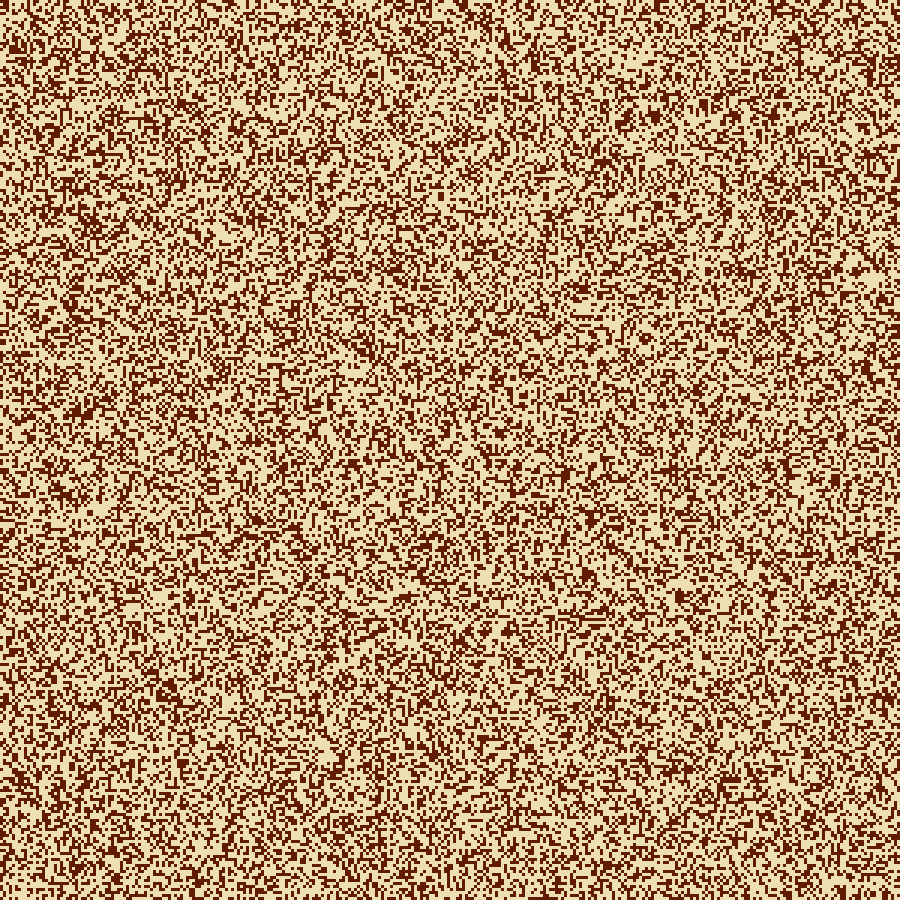
Frame 1 (no input)
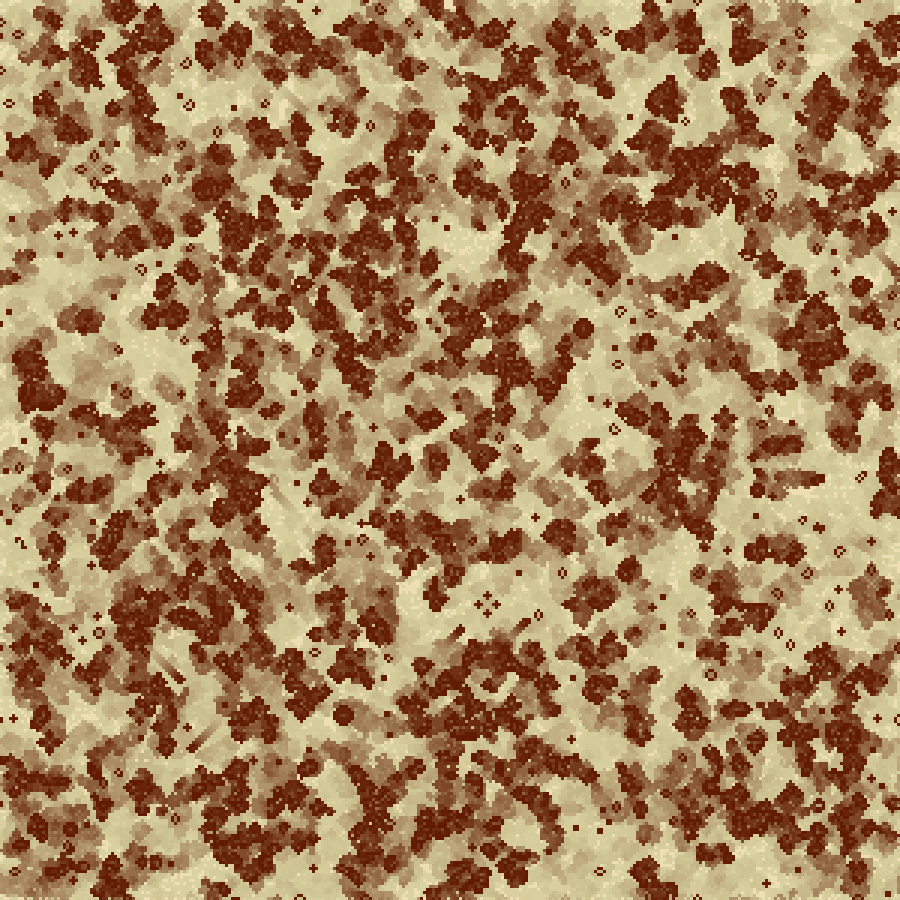
Frame 60 (the mouse pressed at the canvas centre just before this capture)
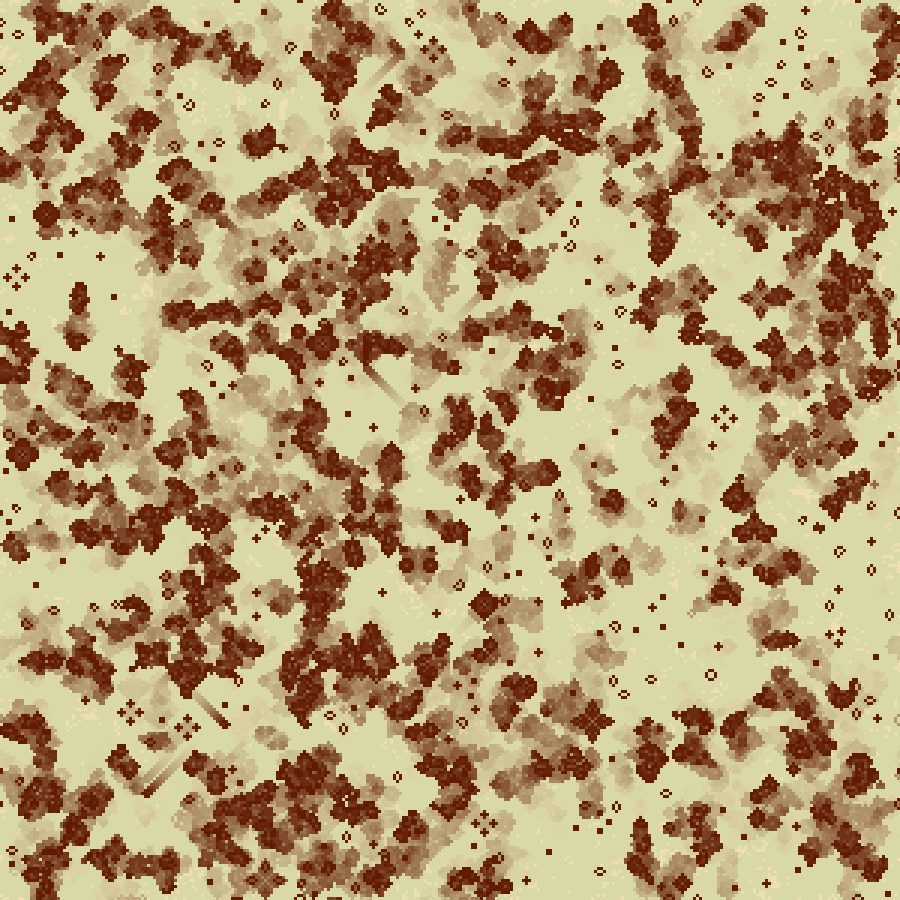
Frame 120 (the mouse held since frame 60 and released just before this capture)

The Processing sketch that drew these frames (run headless with seeded random() and noise(); from frame 60 on, the mouse is pressed at the canvas centre):

// Processing sketch: gameoflife
// ── gameoflife.pde
/**
 * Game of life
 */
int w, h;
int size;
int[][] game;
int[][] nextGen;
int density = 60;

void setup() {
  w = 300;
  h = 300;
  size = 3;
  size(900, 900);
  //frameRate(5);
  noStroke();
  game = new int[h][w];
  nextGen = new int[h][w];
  for (int i=0; i < h; i++) {
    for (int j=0; j<w; j++) {
      game[i][j] = random(100) < density ? 0 : 1;
    }
  }
  background(237, 222, 180);
}

void draw() {
  fill(237, 222, 180, 10);
  rect(0,0,w*size,h*size);

  for (int i=0; i < h; i++) {
    for (int j=0; j < w; j++) {
      // draw
      if (game[i][j] == 1) {
        fill(97, 27, 2);
        rect(i * size, j * size, size, size);
      }
      // compute next gen
      if (game[i][j] == 1 && (neighbours(game, i, j) == 2 || neighbours(game, i, j) == 3))
        nextGen[i][j] = 1;
      else if (game[i][j] == 0 && neighbours(game, i, j) == 3)
        nextGen[i][j] = 1;
      else
        nextGen[i][j] = 0;
    }
  }
  game = copy(nextGen);
}

int neighbours(int[][]game, int x, int y) {
  int count = 0;
  int xx,yy;
  for (int i = -1; i <= 1; i++)
    for (int j = -1; j <= 1; j++)
      if (!(i==0 && j==0)) {
        // seriously, mod doesnt even work on negative number here...
        xx=x+i;
        yy=y+j;
        if (xx == -1) xx = w-1;
        if (yy == -1) yy = h-1;
        if (xx == w) xx = 0;
        if (yy == h) yy = 0;

        count += game[xx % (w-1)][yy % (h-1)];
      }
  return count;
}

int[][] copy(int[][] o) {
  int[][] c = new int [o.length][o[0].length];
  for (int i=0; i < o.length; i++) {
    for (int j=0; j < o[0].length; j++) {
      c[i][j] = o[i][j];
    }
  }
  return c;
}


void keyPressed() {
  if (key=='r' || key == 'R') {
    setup();
  }
}
